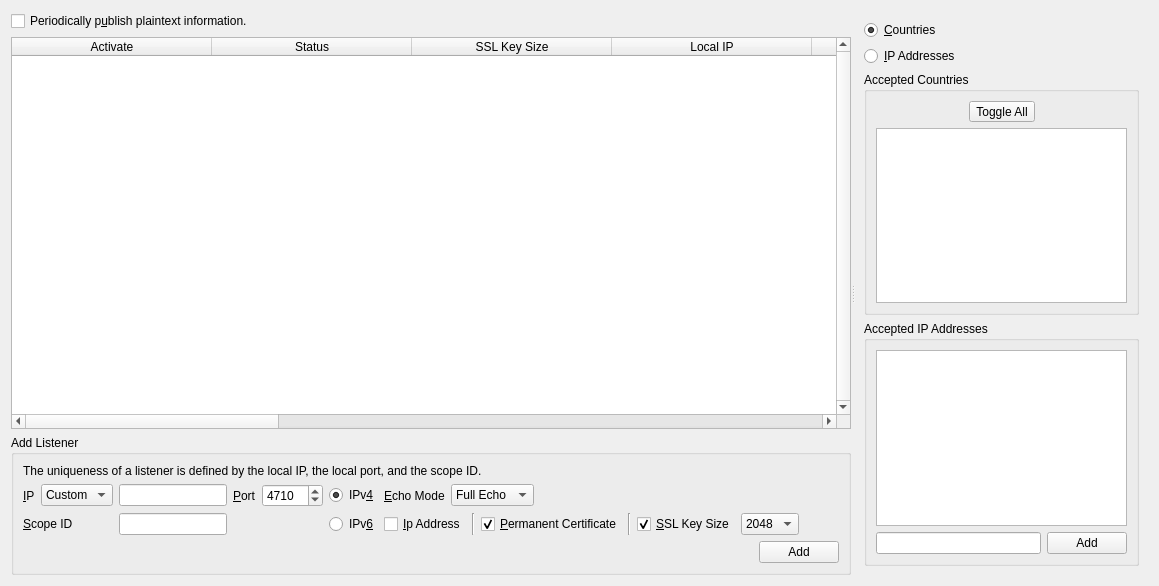
          <widget class="QWidget" name="scrollAreaWidgetContents_5">
           <property name="geometry">
            <rect>
             <x>0</x>
             <y>0</y>
             <width>1159</width>
             <height>586</height>
            </rect>
           </property>
           <layout class="QVBoxLayout" name="verticalLayout_39">
            <item>
             <widget class="QSplitter" name="listenersHorizontalSplitter">
              <property name="orientation">
               <enum>Qt::Horizontal</enum>
              </property>
              <widget class="QWidget" name="layoutWidget">
               <layout class="QVBoxLayout" name="verticalLayout_6">
                <item>
                 <layout class="QHBoxLayout" name="horizontalLayout_10">
                  <item>
                   <widget class="QCheckBox" name="publishPeriodically">
                    <property name="text">
                     <string>Periodically p&amp;ublish plaintext information.</string>
                    </property>
                   </widget>
                  </item>
                  <item>
                   <spacer name="horizontalSpacer_20">
                    <property name="orientation">
                     <enum>Qt::Horizontal</enum>
                    </property>
                    <property name="sizeHint" stdset="0">
                     <size>
                      <width>40</width>
                      <height>20</height>
                     </size>
                    </property>
                   </spacer>
                  </item>
                 </layout>
                </item>
                <item>
                 <widget class="QTableWidget" name="listeners">
                  <property name="verticalScrollBarPolicy">
                   <enum>Qt::ScrollBarAlwaysOn</enum>
                  </property>
                  <property name="alternatingRowColors">
                   <bool>true</bool>
                  </property>
                  <property name="selectionMode">
                   <enum>QAbstractItemView::SingleSelection</enum>
                  </property>
                  <property name="selectionBehavior">
                   <enum>QAbstractItemView::SelectRows</enum>
                  </property>
                  <property name="horizontalScrollMode">
                   <enum>QAbstractItemView::ScrollPerPixel</enum>
                  </property>
                  <property name="sortingEnabled">
                   <bool>true</bool>
                  </property>
                  <attribute name="horizontalHeaderDefaultSectionSize">
                   <number>200</number>
                  </attribute>
                  <attribute name="horizontalHeaderShowSortIndicator" stdset="0">
                   <bool>true</bool>
                  </attribute>
                  <attribute name="horizontalHeaderStretchLastSection">
                   <bool>true</bool>
                  </attribute>
                  <column>
                   <property name="text">
                    <string>Activate</string>
                   </property>
                  </column>
                  <column>
                   <property name="text">
                    <string>Status</string>
                   </property>
                  </column>
                  <column>
                   <property name="text">
                    <string>SSL Key Size</string>
                   </property>
                  </column>
                  <column>
                   <property name="text">
                    <string>Local IP</string>
                   </property>
                  </column>
                  <column>
                   <property name="text">
                    <string>Local Port</string>
                   </property>
                  </column>
                  <column>
                   <property name="text">
                    <string>Scope ID</string>
                   </property>
                  </column>
                  <column>
                   <property name="text">
                    <string>Protocol</string>
                   </property>
                  </column>
                  <column>
                   <property name="text">
                    <string>External IP</string>
                   </property>
                  </column>
                  <column>
                   <property name="text">
                    <string>External Port</string>
                   </property>
                  </column>
                  <column>
                   <property name="text">
                    <string>Connections</string>
                   </property>
                  </column>
                  <column>
                   <property name="text">
                    <string>Max. Conn.</string>
                   </property>
                  </column>
                  <column>
                   <property name="text">
                    <string>Echo Mode</string>
                   </property>
                  </column>
                  <column>
                   <property name="text">
                    <string>OID</string>
                   </property>
                  </column>
                 </widget>
                </item>
                <item>
                 <widget class="QGroupBox" name="groupBox_7">
                  <property name="title">
                   <string>Add Listener</string>
                  </property>
                  <layout class="QVBoxLayout" name="verticalLayout_31">
                   <item>
                    <widget class="QLabel" name="label_21">
                     <property name="text">
                      <string>The uniqueness of a listener is defined by the local IP, the local port, and the scope ID.</string>
                     </property>
                     <property name="wordWrap">
                      <bool>true</bool>
                     </property>
                    </widget>
                   </item>
                   <item>
                    <layout class="QGridLayout" name="gridLayout_2">
                     <item row="1" column="0" colspan="2">
                      <widget class="QLabel" name="listenerScopeIdLabel">
                       <property name="text">
                        <string>&amp;Scope ID</string>
                       </property>
                       <property name="buddy">
                        <cstring>listenerScopeId</cstring>
                       </property>
                      </widget>
                     </item>
                     <item row="0" column="0">
                      <widget class="QLabel" name="label_11">
                       <property name="layoutDirection">
                        <enum>Qt::RightToLeft</enum>
                       </property>
                       <property name="text">
                        <string>&amp;IP</string>
                       </property>
                       <property name="buddy">
                        <cstring>listenerIP</cstring>
                       </property>
                      </widget>
                     </item>
                     <item row="0" column="1">
                      <widget class="QComboBox" name="listenerIPCombo">
                       <property name="sizeAdjustPolicy">
                        <enum>QComboBox::AdjustToContents</enum>
                       </property>
                       <item>
                        <property name="text">
                         <string>Custom</string>
                        </property>
                       </item>
                      </widget>
                     </item>
                     <item row="0" column="2">
                      <widget class="QLineEdit" name="listenerIP"/>
                     </item>
                     <item row="0" column="3">
                      <widget class="QLabel" name="label_12">
                       <property name="sizePolicy">
                        <sizepolicy hsizetype="Minimum" vsizetype="Preferred">
                         <horstretch>0</horstretch>
                         <verstretch>0</verstretch>
                        </sizepolicy>
                       </property>
                       <property name="layoutDirection">
                        <enum>Qt::RightToLeft</enum>
                       </property>
                       <property name="text">
                        <string>&amp;Port</string>
                       </property>
                       <property name="buddy">
                        <cstring>listenerPort</cstring>
                       </property>
                      </widget>
                     </item>
                     <item row="0" column="4">
                      <widget class="QSpinBox" name="listenerPort">
                       <property name="minimum">
                        <number>1</number>
                       </property>
                       <property name="maximum">
                        <number>65535</number>
                       </property>
                       <property name="value">
                        <number>4710</number>
                       </property>
                      </widget>
                     </item>
                     <item row="0" column="5">
                      <widget class="QRadioButton" name="ipv4Listener">
                       <property name="layoutDirection">
                        <enum>Qt::LeftToRight</enum>
                       </property>
                       <property name="text">
                        <string>IPv&amp;4</string>
                       </property>
                       <property name="checked">
                        <bool>true</bool>
                       </property>
                      </widget>
                     </item>
                     <item row="1" column="2">
                      <widget class="QLineEdit" name="listenerScopeId"/>
                     </item>
                     <item row="1" column="5">
                      <widget class="QRadioButton" name="ipv6Listener">
                       <property name="layoutDirection">
                        <enum>Qt::LeftToRight</enum>
                       </property>
                       <property name="text">
                        <string>IPv&amp;6</string>
                       </property>
                      </widget>
                     </item>
                     <item row="1" column="6">
                      <layout class="QHBoxLayout" name="horizontalLayout_33">
                       <item>
                        <widget class="QCheckBox" name="recordIPAddress">
                         <property name="toolTip">
                          <string>&lt;html&gt;&lt;head/&gt;&lt;body&gt;&lt;p&gt;Record the current external IP address in the listener's certificate. Please do not use this option if you have a dynamic IP address.&lt;/p&gt;&lt;/body&gt;&lt;/html&gt;</string>
                         </property>
                         <property name="text">
                          <string>&amp;Ip Address</string>
                         </property>
                        </widget>
                       </item>
                       <item>
                        <widget class="Line" name="line_9">
                         <property name="orientation">
                          <enum>Qt::Vertical</enum>
                         </property>
                        </widget>
                       </item>
                       <item>
                        <widget class="QCheckBox" name="permanentCertificate">
                         <property name="text">
                          <string>&amp;Permanent Certificate</string>
                         </property>
                         <property name="checked">
                          <bool>true</bool>
                         </property>
                        </widget>
                       </item>
                       <item>
                        <widget class="Line" name="line_8">
                         <property name="orientation">
                          <enum>Qt::Vertical</enum>
                         </property>
                        </widget>
                       </item>
                       <item>
                        <widget class="QCheckBox" name="sslListener">
                         <property name="text">
                          <string>&amp;SSL Key Size</string>
                         </property>
                         <property name="checked">
                          <bool>true</bool>
                         </property>
                        </widget>
                       </item>
                       <item>
                        <widget class="QComboBox" name="listenerKeySize">
                         <property name="sizeAdjustPolicy">
                          <enum>QComboBox::AdjustToContents</enum>
                         </property>
                         <item>
                          <property name="text">
                           <string>2048</string>
                          </property>
                         </item>
                         <item>
                          <property name="text">
                           <string>3072</string>
                          </property>
                         </item>
                         <item>
                          <property name="text">
                           <string>4096</string>
                          </property>
                         </item>
                        </widget>
                       </item>
                       <item>
                        <spacer name="horizontalSpacer_41">
                         <property name="orientation">
                          <enum>Qt::Horizontal</enum>
                         </property>
                         <property name="sizeHint" stdset="0">
                          <size>
                           <width>40</width>
                           <height>20</height>
                          </size>
                         </property>
                        </spacer>
                       </item>
                      </layout>
                     </item>
                     <item row="0" column="6">
                      <layout class="QHBoxLayout" name="horizontalLayout_43">
                       <item>
                        <widget class="QLabel" name="label_38">
                         <property name="text">
                          <string>&amp;Echo Mode</string>
                         </property>
                         <property name="buddy">
                          <cstring>listenersEchoMode</cstring>
                         </property>
                        </widget>
                       </item>
                       <item>
                        <widget class="QComboBox" name="listenersEchoMode">
                         <property name="sizeAdjustPolicy">
                          <enum>QComboBox::AdjustToContents</enum>
                         </property>
                         <item>
                          <property name="text">
                           <string>Full Echo</string>
                          </property>
                         </item>
                         <item>
                          <property name="text">
                           <string>Half Echo</string>
                          </property>
                         </item>
                        </widget>
                       </item>
                       <item>
                        <spacer name="horizontalSpacer_39">
                         <property name="orientation">
                          <enum>Qt::Horizontal</enum>
                         </property>
                         <property name="sizeHint" stdset="0">
                          <size>
                           <width>40</width>
                           <height>20</height>
                          </size>
                         </property>
                        </spacer>
                       </item>
                      </layout>
                     </item>
                    </layout>
                   </item>
                   <item>
                    <layout class="QHBoxLayout" name="horizontalLayout_36">
                     <item>
                      <spacer name="horizontalSpacer_27">
                       <property name="orientation">
                        <enum>Qt::Horizontal</enum>
                       </property>
                       <property name="sizeHint" stdset="0">
                        <size>
                         <width>40</width>
                         <height>20</height>
                        </size>
                       </property>
                      </spacer>
                     </item>
                     <item>
                      <widget class="QPushButton" name="addListener">
                       <property name="text">
                        <string>Add</string>
                       </property>
                      </widget>
                     </item>
                    </layout>
                   </item>
                  </layout>
                 </widget>
                </item>
               </layout>
              </widget>
              <widget class="QFrame" name="frame">
               <property name="frameShape">
                <enum>QFrame::NoFrame</enum>
               </property>
               <layout class="QVBoxLayout" name="verticalLayout_27">
                <item>
                 <widget class="QRadioButton" name="countriesRadio">
                  <property name="text">
                   <string>&amp;Countries</string>
                  </property>
                  <property name="checked">
                   <bool>true</bool>
                  </property>
                 </widget>
                </item>
                <item>
                 <widget class="QRadioButton" name="acceptedIPsRadio">
                  <property name="text">
                   <string>&amp;IP Addresses</string>
                  </property>
                 </widget>
                </item>
                <item>
                 <widget class="QGroupBox" name="approvedCountries">
                  <property name="title">
                   <string>Accepted Countries</string>
                  </property>
                  <layout class="QVBoxLayout" name="verticalLayout_25">
                   <item>
                    <layout class="QHBoxLayout" name="horizontalLayout_41">
                     <item>
                      <spacer name="horizontalSpacer_37">
                       <property name="orientation">
                        <enum>Qt::Horizontal</enum>
                       </property>
                       <property name="sizeHint" stdset="0">
                        <size>
                         <width>40</width>
                         <height>20</height>
                        </size>
                       </property>
                      </spacer>
                     </item>
                     <item>
                      <widget class="QToolButton" name="countriesToggle">
                       <property name="text">
                        <string>Toggle All</string>
                       </property>
                       <property name="popupMode">
                        <enum>QToolButton::InstantPopup</enum>
                       </property>
                       <property name="toolButtonStyle">
                        <enum>Qt::ToolButtonTextBesideIcon</enum>
                       </property>
                      </widget>
                     </item>
                     <item>
                      <spacer name="horizontalSpacer_38">
                       <property name="orientation">
                        <enum>Qt::Horizontal</enum>
                       </property>
                       <property name="sizeHint" stdset="0">
                        <size>
                         <width>40</width>
                         <height>20</height>
                        </size>
                       </property>
                      </spacer>
                     </item>
                    </layout>
                   </item>
                   <item>
                    <widget class="QListWidget" name="countries"/>
                   </item>
                  </layout>
                 </widget>
                </item>
                <item>
                 <widget class="QGroupBox" name="approvedIPs">
                  <property name="title">
                   <string>Accepted IP Addresses</string>
                  </property>
                  <property name="checked">
                   <bool>false</bool>
                  </property>
                  <layout class="QVBoxLayout" name="verticalLayout_36">
                   <item>
                    <widget class="QListWidget" name="acceptedIPList"/>
                   </item>
                   <item>
                    <layout class="QHBoxLayout" name="horizontalLayout_49">
                     <item>
                      <widget class="QLineEdit" name="acceptedIP"/>
                     </item>
                     <item>
                      <widget class="QPushButton" name="addAcceptedIP">
                       <property name="text">
                        <string>Add</string>
                       </property>
                      </widget>
                     </item>
                    </layout>
                   </item>
                  </layout>
                 </widget>
                </item>
               </layout>
              </widget>
             </widget>
            </item>
           </layout>
          </widget>
